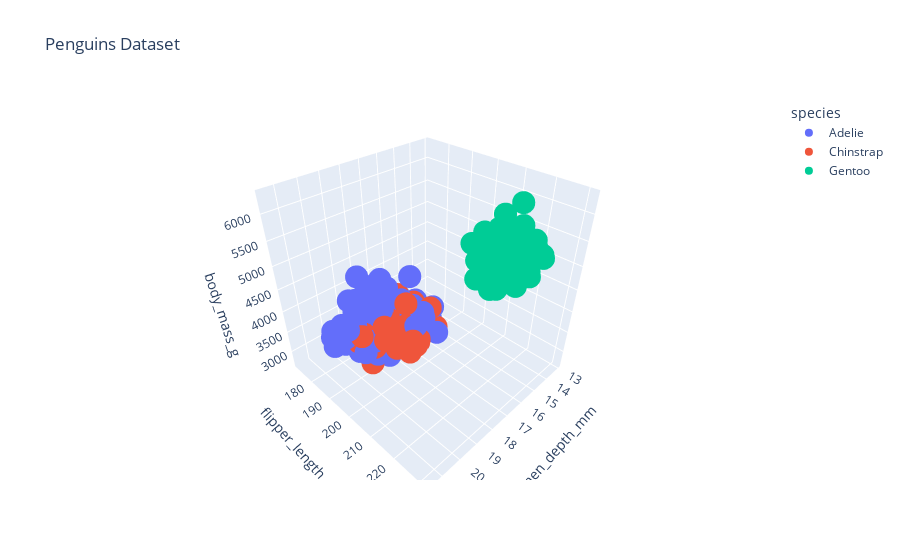

The notebook cell saved with this chart:
### Code cell
px.scatter_3d(penguins, x='culmen_depth_mm', y='flipper_length_mm', z='body_mass_g', color='species', title='Penguins Dataset')
